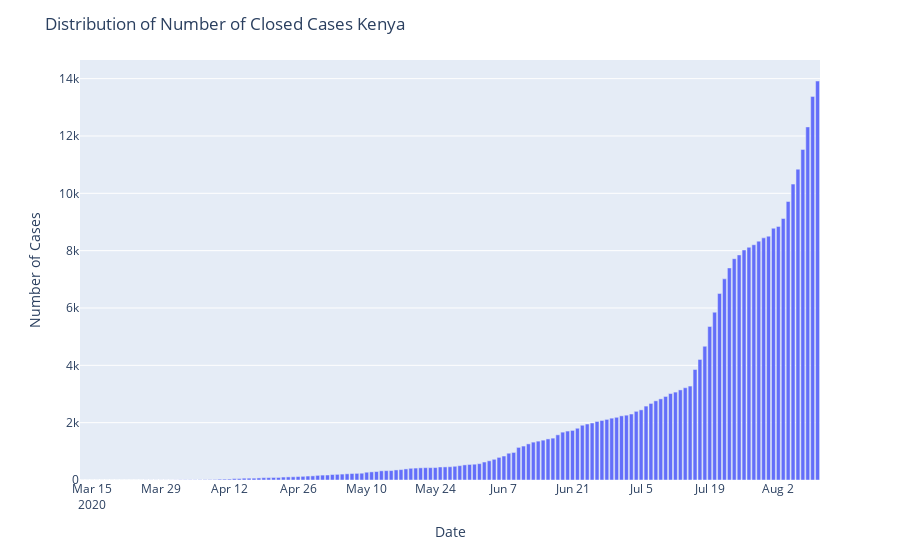

Source (notebook cell):
### Markdown cell above
Active Cases = Number of Confirmed Cases - Number of Recovered Cases - Number of Death Cases. Increase in number of Active Cases is probably an indication of Recovered case or Death case number is dropping in comparison to number of Confirmed Cases

### Code cell
fig=px.bar(x=datewise.index,y=datewise["Recovered"]+datewise["Deaths"])
fig.update_layout(title="Distribution of Number of Closed Cases Kenya",
                  xaxis_title="Date",yaxis_title="Number of Cases")
fig.show()

### Figure 1 — Plotly figure (JSON) as saved in the notebook; plotly's stock layout.template omitted (floating-point values rounded to 4 significant figures; data arrays with more than 128 entries replaced by an {"elided": "..."} marker saying what was removed)
{"data": [{"alignmentgroup": "True", "hovertemplate": "x=%{x}<br>y=%{y}<extra></extra>", "legendgroup": "", "marker": {"color": "#636efa"}, "name": "", "offsetgroup": "", "orientation": "v", "showlegend": false, "textposition": "auto", "type": "bar", "x": {"elided": "151 str values"}, "xaxis": "x", "y": {"elided": "151 int values"}, "yaxis": "y"}], "layout": {"barmode": "relative", "legend": {"tracegroupgap": 0}, "margin": {"t": 60}, "title": {"text": "Distribution of Number of Closed Cases Kenya"}, "xaxis": {"anchor": "y", "domain": [0, 1], "title": {"text": "Date"}}, "yaxis": {"anchor": "x", "domain": [0, 1], "title": {"text": "Number of Cases"}}}}
